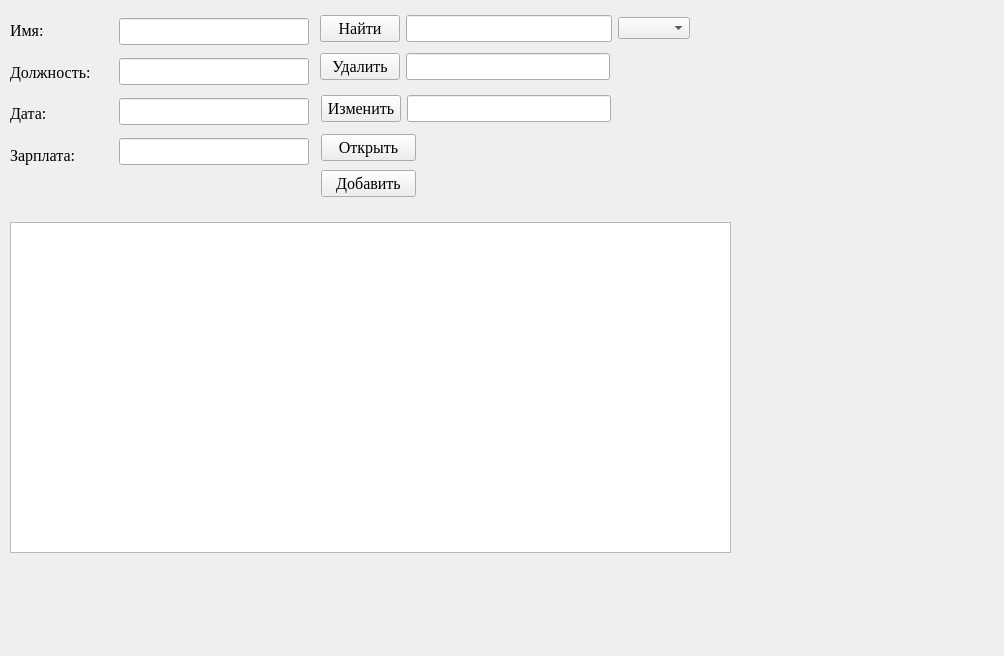
<?xml version="1.0" encoding="UTF-8"?>
<ui version="4.0">
 <class>Form</class>
 <widget class="QWidget" name="Form">
  <property name="geometry">
   <rect>
    <x>0</x>
    <y>0</y>
    <width>1004</width>
    <height>656</height>
   </rect>
  </property>
  <property name="windowTitle">
   <string>Rabotniki</string>
  </property>
  <widget class="QWidget" name="layoutWidget_3">
   <property name="geometry">
    <rect>
     <x>321</x>
     <y>131</y>
     <width>95</width>
     <height>71</height>
    </rect>
   </property>
   <layout class="QVBoxLayout" name="verticalLayout_2">
    <item>
     <widget class="QPushButton" name="pbopen">
      <property name="font">
       <font>
        <family>Times New Roman</family>
        <pointsize>12</pointsize>
       </font>
      </property>
      <property name="text">
       <string>Открыть</string>
      </property>
     </widget>
    </item>
    <item>
     <widget class="QPushButton" name="pbinsert">
      <property name="font">
       <font>
        <family>Times New Roman</family>
        <pointsize>12</pointsize>
       </font>
      </property>
      <property name="text">
       <string>Добавить</string>
      </property>
     </widget>
    </item>
   </layout>
  </widget>
  <widget class="QWidget" name="layoutWidget">
   <property name="geometry">
    <rect>
     <x>10</x>
     <y>12</y>
     <width>105</width>
     <height>161</height>
    </rect>
   </property>
   <layout class="QVBoxLayout" name="verticalLayout_3">
    <item>
     <widget class="QLabel" name="label_5">
      <property name="font">
       <font>
        <family>Times New Roman</family>
        <pointsize>12</pointsize>
       </font>
      </property>
      <property name="text">
       <string>Имя:</string>
      </property>
     </widget>
    </item>
    <item>
     <widget class="QLabel" name="label_2">
      <property name="font">
       <font>
        <family>Times New Roman</family>
        <pointsize>12</pointsize>
       </font>
      </property>
      <property name="text">
       <string>Должность:</string>
      </property>
     </widget>
    </item>
    <item>
     <widget class="QLabel" name="label">
      <property name="font">
       <font>
        <family>Times New Roman</family>
        <pointsize>12</pointsize>
       </font>
      </property>
      <property name="text">
       <string>Дата:</string>
      </property>
     </widget>
    </item>
    <item>
     <widget class="QLabel" name="label_4">
      <property name="font">
       <font>
        <family>Times New Roman</family>
        <pointsize>12</pointsize>
       </font>
      </property>
      <property name="text">
       <string>Зарплата:</string>
      </property>
     </widget>
    </item>
   </layout>
  </widget>
  <widget class="QTableWidget" name="twrabotniki">
   <property name="geometry">
    <rect>
     <x>10</x>
     <y>222</y>
     <width>721</width>
     <height>331</height>
    </rect>
   </property>
  </widget>
  <widget class="QWidget" name="layoutWidget_5">
   <property name="geometry">
    <rect>
     <x>320</x>
     <y>12</y>
     <width>370</width>
     <height>33</height>
    </rect>
   </property>
   <layout class="QHBoxLayout" name="horizontalLayout_4">
    <item>
     <widget class="QPushButton" name="pbfind">
      <property name="font">
       <font>
        <family>Times New Roman</family>
        <pointsize>12</pointsize>
       </font>
      </property>
      <property name="text">
       <string>Найти</string>
      </property>
     </widget>
    </item>
    <item>
     <widget class="QLineEdit" name="lefind">
      <property name="font">
       <font>
        <family>Times New Roman</family>
        <pointsize>12</pointsize>
       </font>
      </property>
     </widget>
    </item>
    <item>
     <widget class="QComboBox" name="cbfind"/>
    </item>
   </layout>
  </widget>
  <widget class="QWidget" name="layoutWidget_2">
   <property name="geometry">
    <rect>
     <x>119</x>
     <y>11</y>
     <width>190</width>
     <height>164</height>
    </rect>
   </property>
   <layout class="QVBoxLayout" name="verticalLayout">
    <item>
     <widget class="QLineEdit" name="leimya">
      <property name="font">
       <font>
        <family>Times New Roman</family>
        <pointsize>12</pointsize>
       </font>
      </property>
     </widget>
    </item>
    <item>
     <widget class="QLineEdit" name="ledoljnost">
      <property name="font">
       <font>
        <family>Times New Roman</family>
        <pointsize>12</pointsize>
       </font>
      </property>
     </widget>
    </item>
    <item>
     <widget class="QLineEdit" name="ledata">
      <property name="font">
       <font>
        <family>Times New Roman</family>
        <pointsize>12</pointsize>
       </font>
      </property>
     </widget>
    </item>
    <item>
     <widget class="QLineEdit" name="lezarplata">
      <property name="font">
       <font>
        <family>Times New Roman</family>
        <pointsize>12</pointsize>
       </font>
      </property>
     </widget>
    </item>
   </layout>
  </widget>
  <widget class="QWidget" name="layoutWidget_4">
   <property name="geometry">
    <rect>
     <x>321</x>
     <y>92</y>
     <width>290</width>
     <height>33</height>
    </rect>
   </property>
   <layout class="QHBoxLayout" name="horizontalLayout_2">
    <item>
     <widget class="QPushButton" name="pbchange">
      <property name="font">
       <font>
        <family>Times New Roman</family>
        <pointsize>12</pointsize>
       </font>
      </property>
      <property name="text">
       <string>Изменить</string>
      </property>
     </widget>
    </item>
    <item>
     <widget class="QLineEdit" name="lechange">
      <property name="font">
       <font>
        <family>Times New Roman</family>
        <pointsize>12</pointsize>
       </font>
      </property>
     </widget>
    </item>
   </layout>
  </widget>
  <widget class="QWidget" name="layoutWidget_6">
   <property name="geometry">
    <rect>
     <x>320</x>
     <y>50</y>
     <width>290</width>
     <height>33</height>
    </rect>
   </property>
   <layout class="QHBoxLayout" name="horizontalLayout_3">
    <item>
     <widget class="QPushButton" name="pbdelete">
      <property name="font">
       <font>
        <family>Times New Roman</family>
        <pointsize>12</pointsize>
       </font>
      </property>
      <property name="text">
       <string>Удалить</string>
      </property>
     </widget>
    </item>
    <item>
     <widget class="QLineEdit" name="ledelete">
      <property name="font">
       <font>
        <family>Times New Roman</family>
        <pointsize>12</pointsize>
       </font>
      </property>
     </widget>
    </item>
   </layout>
  </widget>
 </widget>
 <resources/>
 <connections/>
</ui>
